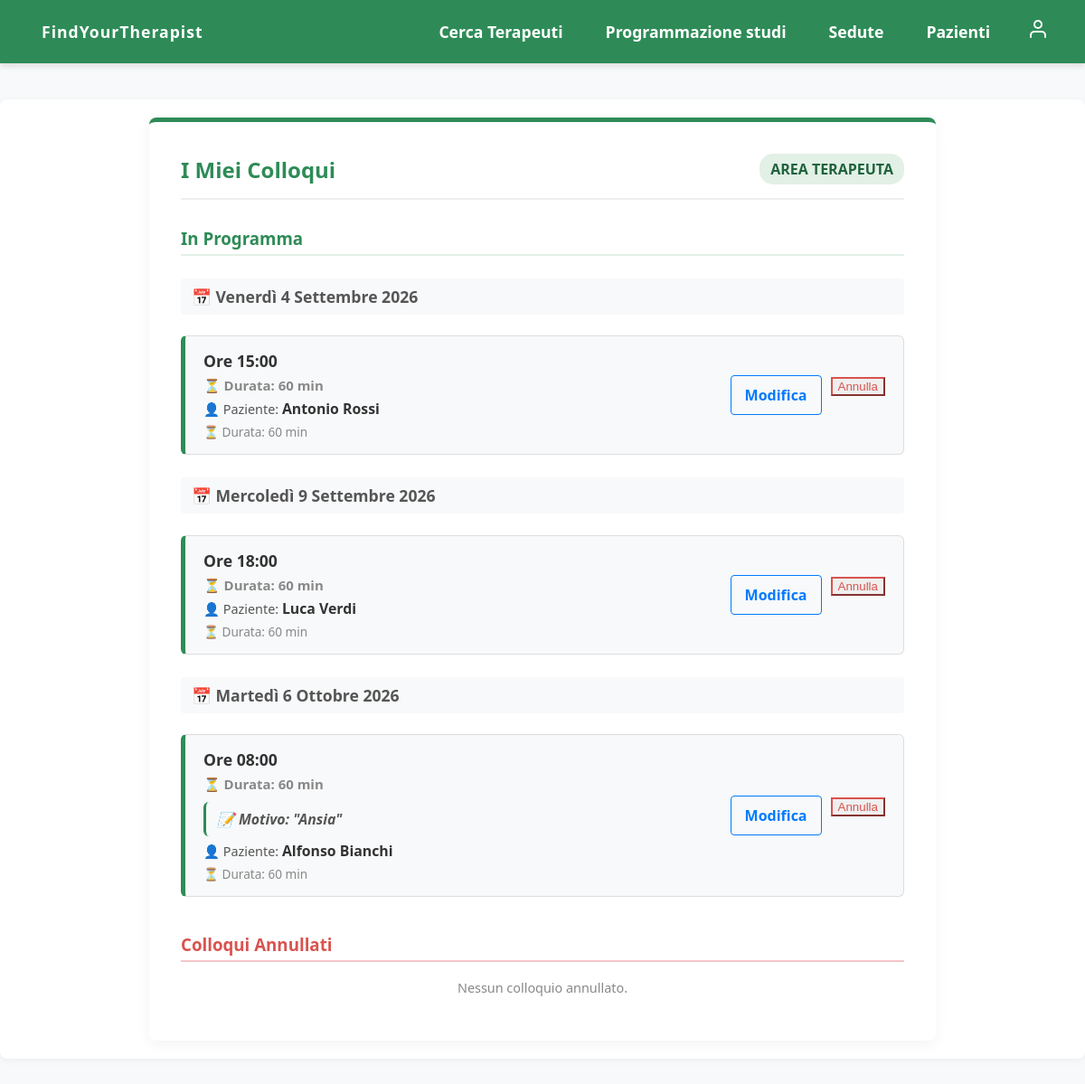
Screenshot of /prenotazioni/visualizza-prenotazioni/ (signed in) with the database file from the repository.
### prenotazioni/models.py (models this page shows, shortened)
class Prenotazione(models.Model):
    paziente = models.ForeignKey('utenti.Paziente', on_delete=models.CASCADE, related_name='prenotazioni')
    terapeuta = models.ForeignKey('utenti.Terapeuta', on_delete=models.CASCADE, related_name='prenotazioni')
    data_ora = models.DateTimeField()
    durata_minuti = models.PositiveIntegerField(default=60)
    letta_da_medico = models.BooleanField(default=False)
    descrizione = models.TextField(blank=True, null=True, help_text="Descrizione della seduta (opzionale)")
    nascosta_paziente = models.BooleanField(default=False)
    nascosta_terapeuta = models.BooleanField(default=False)
    STATO_CHOICES = [
        ('in_programma', 'In Programma'),
        ('cancellata', 'Cancellata'),
    ]
    stato = models.CharField(max_length=20, choices=STATO_CHOICES, default='in_programma')
    class Meta:
        verbose_name = "Prenotazione"
        verbose_name_plural = "Prenotazioni"
        ordering = ['data_ora']

### utenti/models.py (models this page shows, shortened)
class Paziente(models.Model):
    user = models.OneToOneField(User, on_delete=models.CASCADE)
    data_nascita = models.DateField(blank=True, null=True)
    numero_telefono = models.CharField(max_length=15, blank=True, null=True)
    citta_residenza = models.CharField(max_length=100, blank=True, null=True)
    indirizzo = models.CharField(max_length=200, blank=True, null=True)
    CF = models.CharField(max_length=16, blank=True, null=True)  # Codice Fiscale
    class Meta:
        verbose_name = "Paziente"
        verbose_name_plural = "Pazienti"
        ordering = ['id']

### prenotazioni/views.py (the view)
# urls.py: path('visualizza-prenotazioni/', VisualizzaPrenotazioniView.as_view(), name='visualizza_prenotazioni'),
class VisualizzaPrenotazioniView(LoginRequiredMixin, View):
    def get(self, request):
        ora_attuale = timezone.now()
        if hasattr(request.user, 'paziente'):
            prossimi = Prenotazione.objects.filter(paziente=request.user.paziente, data_ora__gte=ora_attuale, stato='in_programma').order_by('data_ora')
            passati = Prenotazione.objects.filter(paziente=request.user.paziente, data_ora__lt=ora_attuale, stato='in_programma',).order_by('-data_ora')
            cancellati = Prenotazione.objects.filter(paziente=request.user.paziente, stato='cancellata', nascosta_paziente=False).order_by('-data_ora')
            tipo_utente = 'paziente'
            nuovi_id = []
        elif hasattr(request.user, 'terapeuta'):
            terapeuta = request.user.terapeuta
            non_lette = Prenotazione.objects.filter(terapeuta=terapeuta, letta_da_medico=False, stato='in_programma')
            conteggio_nuove = non_lette.count()
            nuovi_id = list(non_lette.values_list('id', flat=True))
            if conteggio_nuove > 0:
                messaggio = "Hai 1 nuovo colloquio prenotato!" if conteggio_nuove == 1 else f"Hai {conteggio_nuove} nuovi colloqui prenotati!"
                messages.info(request, messaggio)
                non_lette.update(letta_da_medico=True)
            prossimi = Prenotazione.objects.filter(terapeuta=terapeuta, data_ora__gte=ora_attuale, stato='in_programma').order_by('data_ora')
            passati = Prenotazione.objects.filter(terapeuta=terapeuta, data_ora__lt=ora_attuale, stato='in_programma').order_by('-data_ora')
            cancellati = Prenotazione.objects.filter(terapeuta=terapeuta, stato='cancellata', nascosta_terapeuta=False).order_by('-data_ora')
            tipo_utente = 'terapeuta'
        else:
            messages.error(request, "Accesso negato: profilo non riconosciuto.")
            return redirect('home')
        context = {
            'prossimi': prossimi, 'passati': passati, 'cancellati': cancellati,
            'tipo_utente': tipo_utente, 'nuovi_id': nuovi_id
        }
        return render(request, 'prenotazioni/visualizza_prenotazioni.html', context)

### templates/prenotazioni/visualizza_prenotazioni.html (shortened to what this page needs)
{% extends 'base.html' %}
{% load static %}
{% block extra_css %}
    <link rel="stylesheet" href="{% static 'css/prenotazioni.css' %}?v=3">
{% endblock %}
{% block contenuto %}
<div class="prenotazioni-container" style="max-width: 800px; margin: 0 auto;">
    <div class="header-sezione" style="display: flex; justify-content: space-between; align-items: center;">
        <h2>I Miei Colloqui</h2>
        <span class="badge" style="background: #e2f0e6; color: #1f633d; font-size: 1rem;">
            {% if tipo_utente == 'paziente' %}Area Paziente{% else %}Area Terapeuta{% endif %}
        </span>
    </div>
    <h3 style="color: #2e8b57; border-bottom: 2px solid #e2f0e6; padding-bottom: 5px; margin-top: 30px;">In Programma</h3>
    {% if prossimi %}
        {% regroup prossimi by data_ora.date as sedute_per_giorno %}
        {% for gruppo in sedute_per_giorno %}
            <h4 class="header-data-gruppo">
                📅 {{ gruppo.grouper|date:"l j F Y"|title }}
            </h4>
            {% for appuntamento in gruppo.list %}
                <div class="card-lista" style="margin-bottom: 12px; border-left: 5px solid #2e8b57; display: flex; justify-content: space-between; align-items: center;">
                    <div class="card-dettagli">
                        <strong style="font-size: 1.1em; color: #333;">
                            Ore {{ appuntamento.data_ora|time:"H:i" }}
                            <span style="font-size: 0.85em; color: #888; display: block; margin-top: 5px;">⏳ Durata: {{ appuntamento.durata_minuti }} min</span>
                            {% if appuntamento.descrizione %}
                                <div style="font-size: 0.9em; color: #555; background: #f8f9fa; padding: 8px 12px; border-radius: 6px; margin-top: 10px; border-left: 3px solid #2e8b57; font-style: italic;">
                                    📝 Motivo: "{{ appuntamento.descrizione }}"
                                </div>
                            {% endif %}
                        </strong>
                        {% if tipo_utente == 'paziente' %}
                            <span style="display: block; margin-top: 5px; color: #555;">🧑‍⚕️ <strong>Dott. {{ appuntamento.terapeuta.user.first_name }} {{ appuntamento.terapeuta.user.last_name }}</strong></span>
                        {% else %}
                            <span style="display: block; margin-top: 5px; color: #555;">👤 Paziente: <strong>{{ appuntamento.paziente.user.first_name }} {{ appuntamento.paziente.user.last_name }}</strong></span>
                        {% endif %}
                        <span style="font-size: 0.85em; color: #888; display: block; margin-top: 5px;">⏳ Durata: {{ appuntamento.durata_minuti }} min</span>
                    </div>
                    <div class="card-azioni" style="display: flex; gap: 10px;">
                        {% if tipo_utente == 'terapeuta' %}
                            <a href="{% url 'prenotazioni:modifica_prenotazione' appuntamento.id %}" class="btn-secondary-small" style="color: #007bff; border-color: #007bff; text-decoration: none; padding: 10px 15px; font-weight: bold; border-radius: 4px; border: 1px solid; display: inline-block;">Modifica</a>
                        {% endif %}
                        <form method="POST" action="{% url 'prenotazioni:elimina_prenotazione' appuntamento.id %}" onsubmit="return confirm('Sei sicuro di voler annullare questo appuntamento?');">
                            <button type="submit" class="btn-secondary-small" style="color: #d9534f; border-color: #d9534f;">Annulla</button>
                        </form>
                    </div>
                </div>
            {% endfor %}
        {% endfor %}
    {% else %}
        <div style="text-align: center; padding: 30px; background: #f8f9fa; border-radius: 8px; color: #666;">
            Nessun colloquio in programma.
        </div>
    {% endif %}
    <h3 style="color: #d9534f; border-bottom: 2px solid #f5c6cb; padding-bottom: 5px; margin-top: 40px;">Colloqui Annullati</h3>
    {% if cancellati %}
        <div style="opacity: 0.7;">
            {% for appuntamento in cancellati %}
                <div class="card-lista" style="margin-bottom: 10px; border-left: 5px solid #d9534f; background: #fff5f5; display: flex; justify-content: space-between; align-items: center;">
                    <div class="card-dettagli">
                        <strong style="text-decoration: line-through; color: #555;">{{ appuntamento.data_ora|date:"l j F Y"|title }} - ore {{ appuntamento.data_ora|time:"H:i" }}</strong>
                        <span style="color: #d9534f; font-weight: bold; margin-left: 10px;">ANNULLATO</span>
                        {% if tipo_utente == 'paziente' %}
                            <span style="color: #666; display: block;">Dott. {{ appuntamento.terapeuta.user.last_name }}</span>
                        {% else %}
                            <span style="color: #666; display: block;">Paziente: {{ appuntamento.paziente.user.first_name }} {{ appuntamento.paziente.user.last_name }}</span>
                        {% endif %}
                    </div>
                    <div class="card-azioni">
                        <form method="POST" action="{% url 'prenotazioni:nascondi_prenotazione' appuntamento.id %}">
                            {% csrf_token %}
                            <button type="submit" style="background: none; border: none; color: #888; cursor: pointer; font-size: 1.2em; padding: 5px 10px;" title="Rimuovi dall'elenco">
                                ✖
                            </button>
                        </form>
                    </div>
                </div>
            {% endfor %}
        </div>
    {% else %}
        <p style="text-align: center; color: #888; font-size: 0.9em;">Nessun colloquio annullato.</p>
    {% endif %}
</div>
{% endblock %}

### static/css/style.css (style rules this page uses)
body { margin: 0; padding: 0; font-family: 'Segoe UI', Tahoma, Geneva, Verdana, sans-serif; background-color: #f8f9fa; color: #333; }

### static/css/prenotazioni.css (style rules this page uses)
.prenotazioni-container { max-width: 900px; margin: 40px auto; background: white; padding: 35px; border-radius: 8px; box-shadow: 0 4px 15px rgba(0,0,0,0.05); border-top: 5px solid #2e8b57; }
.header-sezione { display: flex; justify-content: space-between; align-items: center; border-bottom: 2px solid #eee; padding-bottom: 15px; margin-bottom: 25px; }
.header-sezione h2 { color: #2e8b57; margin: 0; }
.card-lista { background-color: #f8f9fa; border: 1px solid #ddd; border-radius: 6px; padding: 15px 20px; margin-bottom: 15px; display: flex; justify-content: space-between; align-items: center; }
.card-dettagli strong { color: #333; font-size: 1.1em; }
.card-dettagli span { display: block; color: #666; margin-top: 5px; font-size: 0.9em; }
.badge { padding: 6px 12px; border-radius: 15px; font-size: 0.85em; font-weight: bold; text-transform: uppercase; }
.header-data-gruppo { color: #555; background: #f8f9fa; padding: 8px 12px; border-radius: 4px; margin-top: 25px; font-size: 1.1em; }

### rows the page displays
Prenotazione: data_ora "15:00", durata_minuti "60", paziente.user.first_name "Antonio", paziente.user.last_name "Rossi"
Prenotazione: data_ora "18:00", durata_minuti "60", paziente.user.first_name "Luca", paziente.user.last_name "Verdi"
Prenotazione: data_ora "08:00", durata_minuti "60", descrizione "Ansia", paziente.user.first_name "Alfonso", paziente.user.last_name "Bianchi"

### other values shown
{{ gruppo.grouper|date:"l j F Y"|title }} "Venerdì 4 Settembre 2026" "Mercoledì 9 Settembre 2026" "Martedì 6 Ottobre 2026"
